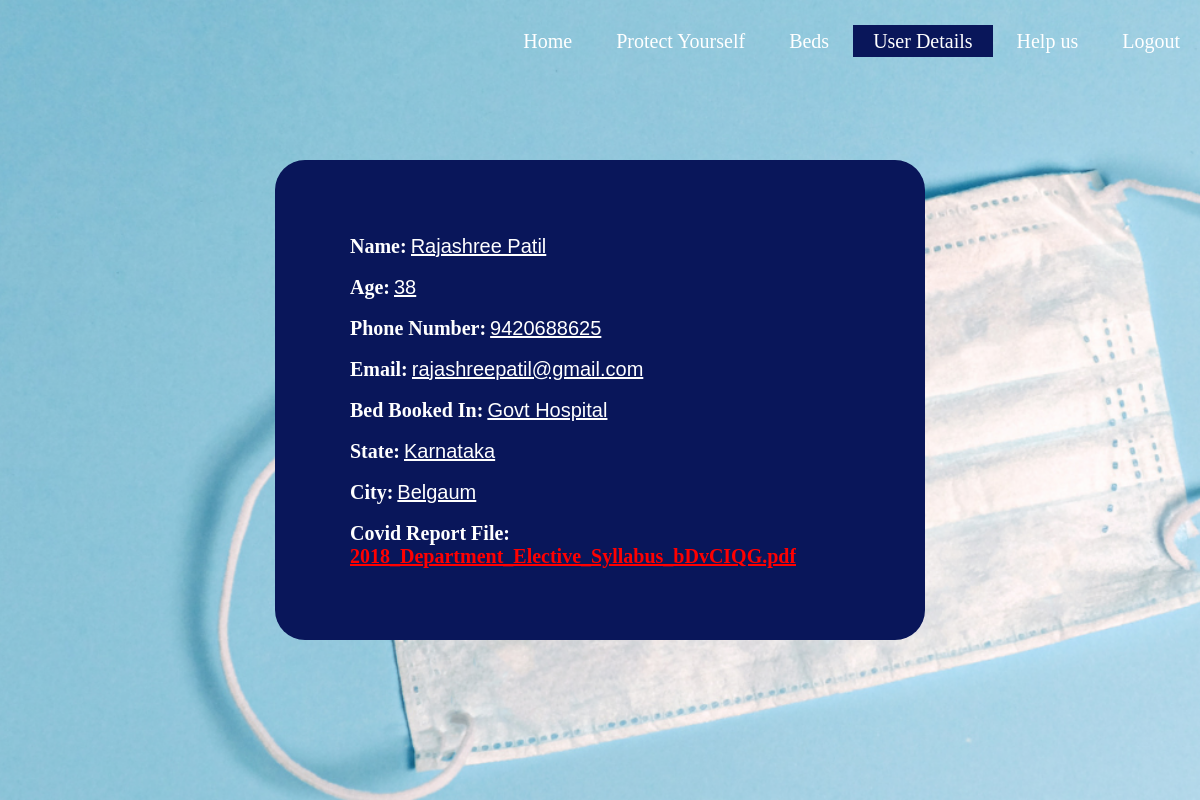
The app's page /userdetails/ (signed in) with its own data.
### LoginPage/models.py (models this page shows)
class extendeduser(models.Model):
    name = models.CharField(max_length=200, null=True)
    age = models.IntegerField(null=True)
    phone_no = models.IntegerField(null=True)
    email = models.CharField(max_length=200, null=True)
    reportFile = models.FileField()
    aadhar = models.IntegerField(null=True, unique=True)
    state = models.CharField(max_length=200, null=True)
    city = models.CharField(max_length=200, null=True)
    hSelectedName = models.CharField(max_length=200, null=True, default='Hospital not yet booked')
    hBooked = models.BooleanField(default=False)
    user = models.OneToOneField(User, on_delete=models.CASCADE)

### LoginPage/views.py (the view)
# urls.py: path('userdetails/', userDetails),
@login_required(login_url='/login/')
def userDetails(request):
    if request.method == "POST":
        user = extendeduser.objects.get(user=request.user)
        filename = user.reportFile.path
        response = FileResponse(open(filename, "rb"), as_attachment=True)
        return response
    uData = extendeduser.objects.filter(user=request.user)
    return render(request, 'LoginPage/details.html', {'udata': uData})

### LoginPage/templates/LoginPage/details.html (shortened to what this page needs)
{% load static %}
<html>
    <head>
        <link href = "{% static 'LoginPage/details.css' %}" rel="stylesheet" type="text/css">
    </head>
    <body>
        <header>
            <div class="top">
                <ul class="nav-menu">
                    <li><a href = "/homepageAL/">Home</a></li>
                    <li><a href = "/protectyourselfAL/">Protect Yourself</a></li>
                    <li><a href = "/hospitaldetails/">Beds</a></li>
                    <li class="btn"><a href = "/userdetails/">User Details</a></li>
                    <li><a href = "/helpusAL/">Help us</a></li>
                    <li ><a href = "/logout/">Logout</a></li>
                </ul>
            </div>
        {% for u in udata %}
        <div class="formDiv">
            <form class="signupForm" action="index.html" method="post">
              <span class="formItems">Name:</span>
              <input type="text" name="" value="{{u.name}}" readonly="readonly">
              <br />
              <span class="formItems">Age:</span>
              <input type="text" name="" value="{{u.age}}" readonly="readonly">
              <br />
              <span class="formItems">Phone Number:</span>
              <input type="text" name="" value="{{u.phone_no}}" readonly="readonly">
              <br />
              <span class="formItems">Email:</span>
              <input type="text" name="" value="{{u.email}}" readonly="readonly">
              <br />
              <span class="formItems">Bed Booked In:</span>
              <input type="text" name="" value="{{u.hSelectedName}}" readonly="readonly">
              <br />
              <span class="formItems">State:</span>
              <input type="text" name="" value="{{u.state}}" readonly="readonly">
              <br />
              <span class="formItems">City:</span>
              <input type="text" name="" value="{{u.city}}" readonly="readonly">
            </form>
                <span class="formItems">Covid Report File: </span>
                {% if u.hBooked == True %}
                <form method="POST">
                    <input type="submit" class="formItemsNew" value="{{ u.reportFile }}">
                </form>
                {% endif %}
        </div>
        {% endfor %}
    </header>
    </body>
</html>

### LoginPage/static/LoginPage/details.css (style rules this page uses)
* { margin:0; padding:0; }
header { background-image:url('details.png'); height: 100%; background-size:cover; background-position:center ; }
.nav-menu { float: right; list-style:none; margin-top:30px; }
.nav-menu li { display:inline-block }
.nav-menu li a { color: rgb(255, 255, 255); text-decoration: rgb(54, 49, 36); padding: 5px 20px; font-family: "Verdana", "sans-serif"; font-size: 20px; }
.btn a { border:solid; border:white; background-color:rgb(9, 22, 90); }
.formDiv { border-radius: 30px; padding: 75px; padding-bottom: 5px; position: absolute; height:100%; max-height:400px; border:rgb(9, 22, 90); background-color:rgb(9, 22, 90); left:0; right:0; top:0; bottom:0; width: 50%; max-width: 500px; margin: auto auto; justify-content: space-evenly; }
.formItems { font-size: 20px; color: white; font-weight: bold; font-family: serif; }
.formItemsNew { font-size: 20px; color: red; font-weight: bold; font-family: serif; }
input { font-size: 20px; color: white; position: unset; border: none; background-color:rgb(9, 22, 90); text-decoration: underline; }

### records on screen
extendeduser: name "Rajashree Patil", age "38", phone_no "9420688625", email "rajashreepatil@gmail.com", hSelectedName "Govt Hospital", state "Karnataka", city "Belgaum", reportFile "2018_Department_Elective_Syllabus_bDvCIQG.pdf"
